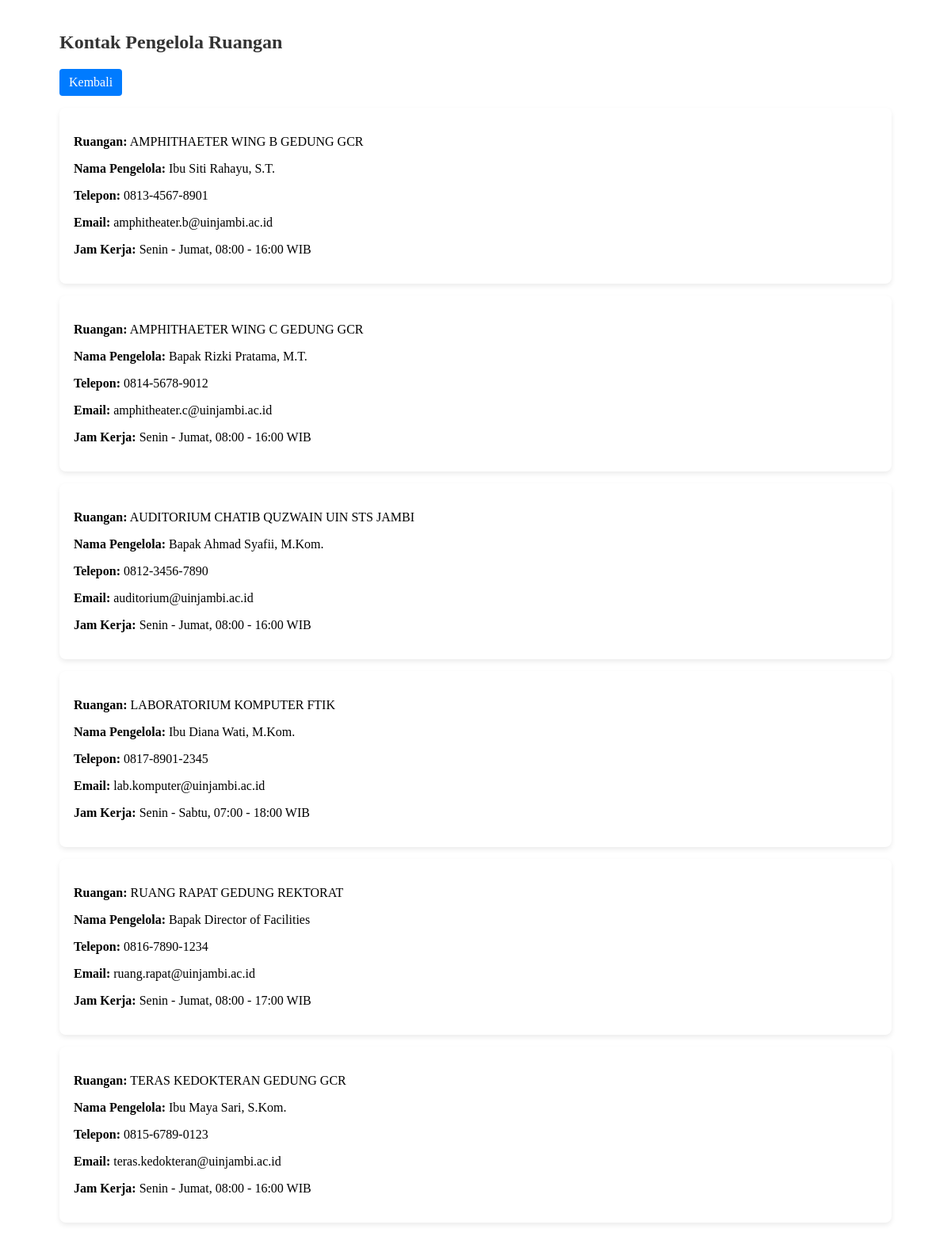
Screenshot of /pages/contacts.php (signed in) with the database file from the repository.
### tables this page shows
CREATE TABLE IF NOT EXISTS `contacts` (
  `id` int NOT NULL AUTO_INCREMENT,
  `ruangan_id` int NOT NULL,
  `nama_pengelola` varchar(255) NOT NULL,
  `telepon` varchar(20) DEFAULT NULL,
  `email` varchar(255) DEFAULT NULL,
  `jam_kerja` varchar(255) DEFAULT NULL,
  PRIMARY KEY (`id`),
  KEY `ruangan_id` (`ruangan_id`),
  CONSTRAINT `contacts_ibfk_1` FOREIGN KEY (`ruangan_id`) REFERENCES `ruangan` (`id`)
);

CREATE TABLE IF NOT EXISTS `ruangan` (
  `id` int NOT NULL AUTO_INCREMENT,
  `nama` varchar(255) NOT NULL,
  `kapasitas` int DEFAULT NULL,
  `fasilitas` text,
  `lokasi` varchar(255) DEFAULT NULL,
  `status` enum('kosong','terbooking') DEFAULT 'kosong',
  `created_at` timestamp NULL DEFAULT CURRENT_TIMESTAMP,
  PRIMARY KEY (`id`)
);

### pages/contacts.php (the view, shortened to what this page needs)
<?php
$db = (new Database())->getConnection();
$sql = $db->prepare("SELECT c.*, r.nama AS ruangan
                     FROM contacts c
                     JOIN ruangan r ON r.id=c.ruangan_id
                     ORDER BY r.nama");
$sql->execute();
$list = $sql->fetchAll(PDO::FETCH_ASSOC);
?>
<!DOCTYPE html>
<html>
<head>
<link rel="stylesheet" href="../style.css">
</head>
<body>
<div class="dashboard">
<h2>Kontak Pengelola Ruangan</h2>
<a href="dashboard.php" class="btn">Kembali</a>
<?php foreach($list as $c): ?>
<div class="card">
    <p><strong>Ruangan:</strong> <?= $c['ruangan'] ?></p>
    <p><strong>Nama Pengelola:</strong> <?= $c['nama_pengelola'] ?></p>
    <p><strong>Telepon:</strong> <?= $c['telepon'] ?></p>
    <p><strong>Email:</strong> <?= $c['email'] ?></p>
    <p><strong>Jam Kerja:</strong> <?= $c['jam_kerja'] ?></p>
</div>
<?php endforeach; ?>
</div>
</body>
</html>

### style.css (style rules this page uses)
a { text-decoration: none; }
.dashboard { max-width: 1050px; margin: 25px auto; padding: 15px; }
.card { background: #fff; padding: 18px; margin: 15px 0; border-radius: 8px; box-shadow: 0 3px 6px rgba(0,0,0,0.08); }
h2 { margin-top: 0; color: #333; }
.btn { display: inline-block; background: #007bff; color: #fff; padding: 8px 12px; border-radius: 4px; }

### rows the page displays
contacts: ruangan.nama "AMPHITHAETER WING B GEDUNG GCR", nama_pengelola "Ibu Siti Rahayu, S.T.", telepon "0813-4567-8901", email "amphitheater.b@uinjambi.ac.id", jam_kerja "Senin - Jumat, 08:00 - 16:00 WIB"
contacts: ruangan.nama "AMPHITHAETER WING C GEDUNG GCR", nama_pengelola "Bapak Rizki Pratama, M.T.", telepon "0814-5678-9012", email "amphitheater.c@uinjambi.ac.id", jam_kerja "Senin - Jumat, 08:00 - 16:00 WIB"
contacts: ruangan.nama "AUDITORIUM CHATIB QUZWAIN UIN STS JAMBI", nama_pengelola "Bapak Ahmad Syafii, M.Kom.", telepon "0812-3456-7890", email "auditorium@uinjambi.ac.id", jam_kerja "Senin - Jumat, 08:00 - 16:00 WIB"
contacts: ruangan.nama "LABORATORIUM KOMPUTER FTIK", nama_pengelola "Ibu Diana Wati, M.Kom.", telepon "0817-8901-2345", email "lab.komputer@uinjambi.ac.id", jam_kerja "Senin - Sabtu, 07:00 - 18:00 WIB"
contacts: ruangan.nama "RUANG RAPAT GEDUNG REKTORAT", nama_pengelola "Bapak Director of Facilities", telepon "0816-7890-1234", email "ruang.rapat@uinjambi.ac.id", jam_kerja "Senin - Jumat, 08:00 - 17:00 WIB"
contacts: ruangan.nama "TERAS KEDOKTERAN GEDUNG GCR", nama_pengelola "Ibu Maya Sari, S.Kom.", telepon "0815-6789-0123", email "teras.kedokteran@uinjambi.ac.id", jam_kerja "Senin - Jumat, 08:00 - 16:00 WIB"
